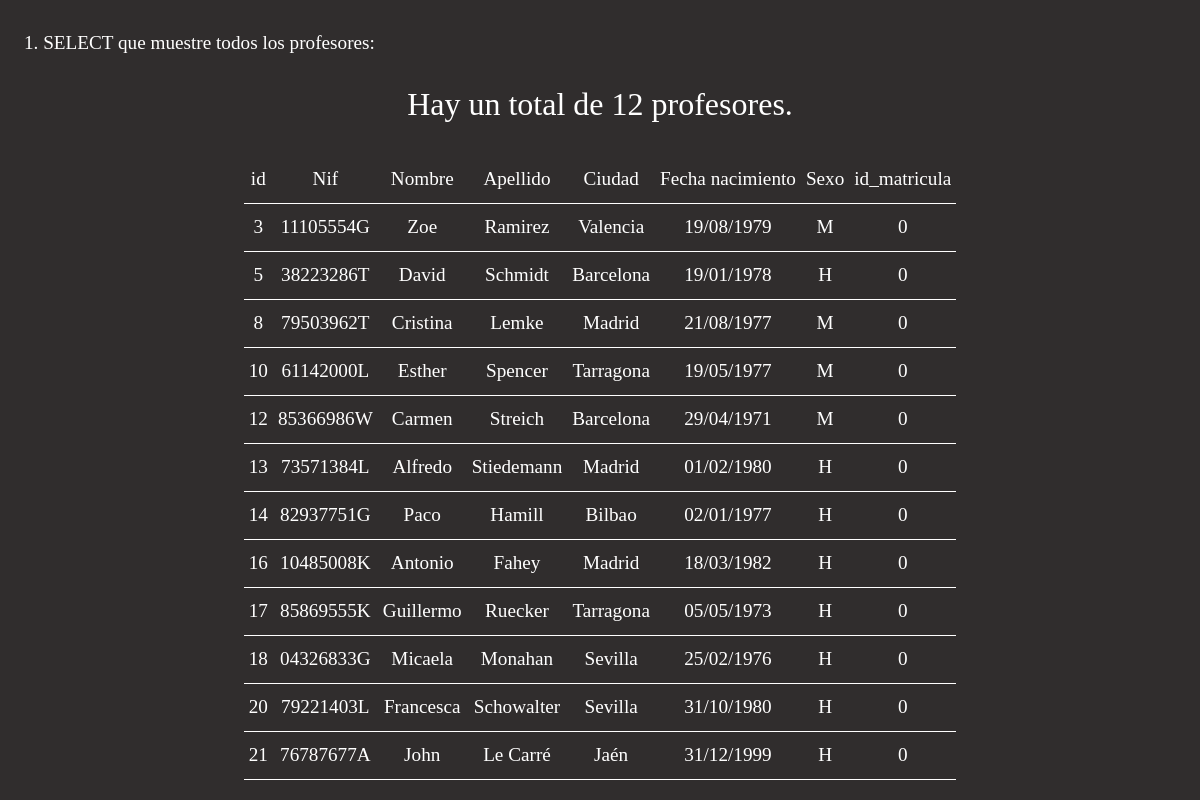
The app's page /13-10-2022/ejercicios/select1.php with its own data.
### tables this page shows
CREATE TABLE `profesores` (
  `id_profesor` int(10) UNSIGNED NOT NULL,
  `nif` varchar(9) DEFAULT NULL,
  `nombre` varchar(25) NOT NULL,
  `apellido1` varchar(50) NOT NULL,
  `ciudad` varchar(25) NOT NULL,
  `fecha_nacimiento` date NOT NULL,
  `sexo` enum('H','M') NOT NULL,
  `id_matricula` int(10) NOT NULL
);

### 13-10-2022/ejercicios/select1.php (the view, shortened to what this page needs)
<?php
  include_once './connect.php';
  $query_ejercicio1 = 'SELECT * FROM profesores';
  try {
    $lista_profesores = $pdoConnection->prepare($query_ejercicio1);
    $lista_profesores->execute();
    $resultado_lista_profesores = $lista_profesores->fetchAll();
  } catch(PDOException $e) {
    print "¡Error!: " . $e->getMessage() . "<br/>";
    die();
  }
  echo "<p class='ejercicio'>1. SELECT que muestre todos los profesores:</p>";
  echo "<p class='p_total'>Hay un total de ". $lista_profesores->rowCount() . " profesores.</p>";
  echo "<table>
      <tr class='table-head'>
        <td>id</td>
        <td>Nif</td>
        <td>Nombre</td>
        <td>Apellido</td>
        <td>Ciudad</td>
        <td>Fecha nacimiento</td>
        <td>Sexo</td>
        <td>id_matricula</td>
      </tr>
    ";
  foreach ($resultado_lista_profesores as $key => $value) {
    echo "
      <tr>
        <td>" . $value['id_profesor'] . "</td>
        <td>" . $value['nif'] . "</td>
        <td>" . $value['nombre'] . "</td>
        <td>" . $value['apellido1'] . "</td>
        <td>" . $value['ciudad'] . "</td>
        <td>" . date_format( date_create($value['fecha_nacimiento']), 'd/m/Y' ). "</td>
        <td>" . $value['sexo'] . "</td>
        <td>" . $value['id_matricula'] . "</td>
      </tr>
    ";
  }
  echo "</table>";
?>
<!DOCTYPE html>
<html lang="en">
<head>
  <link rel="stylesheet" href="styles.css">
</head>
<body>
</body>
</html>

### 13-10-2022/ejercicios/styles.css (style rules this page uses)
* { background-color:rgb(48, 45, 45); color: white; }
.ejercicio { font-size: 1.2rem; margin: 2rem 1rem; }
.p_total { font-size: 2rem; text-align: center; }
table { font-size: 1.2rem; border-collapse: collapse; margin: 0 auto; }
.table-head { text-align: center; }
tr { border-bottom: 1px solid white; height: 3rem; text-align: center; }
td { padding: 5px; }

### records on screen
profesores: id_profesor "3", nif "11105554G", nombre "Zoe", apellido1 "Ramirez", ciudad "Valencia", fecha_nacimiento "19/08/1979", sexo "M", id_matricula "0"
profesores: id_profesor "5", nif "38223286T", nombre "David", apellido1 "Schmidt", ciudad "Barcelona", fecha_nacimiento "19/01/1978", sexo "H", id_matricula "0"
profesores: id_profesor "8", nif "79503962T", nombre "Cristina", apellido1 "Lemke", ciudad "Madrid", fecha_nacimiento "21/08/1977", sexo "M", id_matricula "0"
profesores: id_profesor "10", nif "61142000L", nombre "Esther", apellido1 "Spencer", ciudad "Tarragona", fecha_nacimiento "19/05/1977", sexo "M", id_matricula "0"
profesores: id_profesor "12", nif "85366986W", nombre "Carmen", apellido1 "Streich", ciudad "Barcelona", fecha_nacimiento "29/04/1971", sexo "M", id_matricula "0"
profesores: id_profesor "13", nif "73571384L", nombre "Alfredo", apellido1 "Stiedemann", ciudad "Madrid", fecha_nacimiento "01/02/1980", sexo "H", id_matricula "0"
profesores: id_profesor "14", nif "82937751G", nombre "Paco", apellido1 "Hamill", ciudad "Bilbao", fecha_nacimiento "02/01/1977", sexo "H", id_matricula "0"
profesores: id_profesor "16", nif "10485008K", nombre "Antonio", apellido1 "Fahey", ciudad "Madrid", fecha_nacimiento "18/03/1982", sexo "H", id_matricula "0"
profesores: id_profesor "17", nif "85869555K", nombre "Guillermo", apellido1 "Ruecker", ciudad "Tarragona", fecha_nacimiento "05/05/1973", sexo "H", id_matricula "0"
profesores: id_profesor "18", nif "04326833G", nombre "Micaela", apellido1 "Monahan", ciudad "Sevilla", fecha_nacimiento "25/02/1976", sexo "H", id_matricula "0"
profesores: id_profesor "20", nif "79221403L", nombre "Francesca", apellido1 "Schowalter", ciudad "Sevilla", fecha_nacimiento "31/10/1980", sexo "H", id_matricula "0"
profesores: id_profesor "21", nif "76787677A", nombre "John", apellido1 "Le Carré", ciudad "Jaén", fecha_nacimiento "31/12/1999", sexo "H", id_matricula "0"

### other values on screen
$lista_profesores->rowCount() "12"
